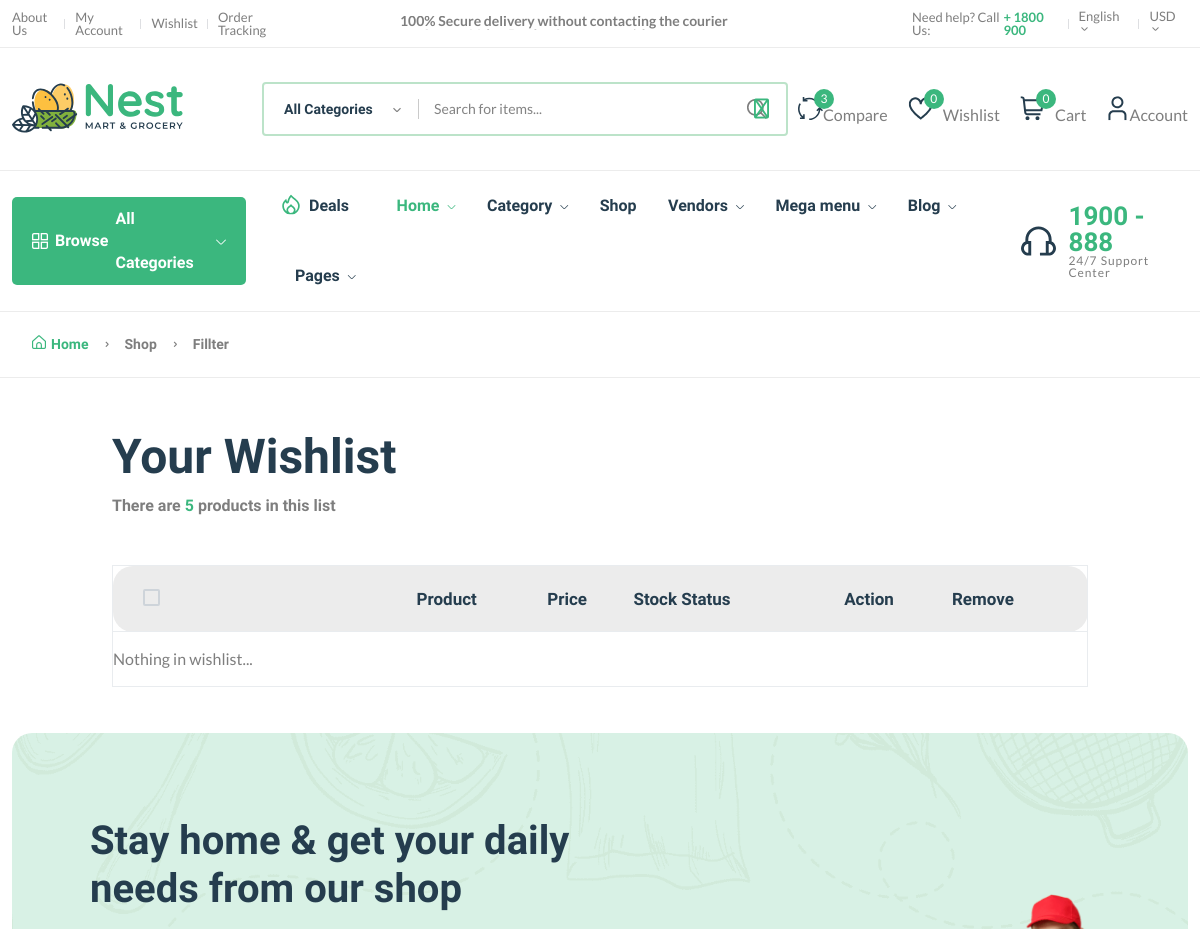
Page /wishlist/ (signed in, upper part) on the earlier database version.
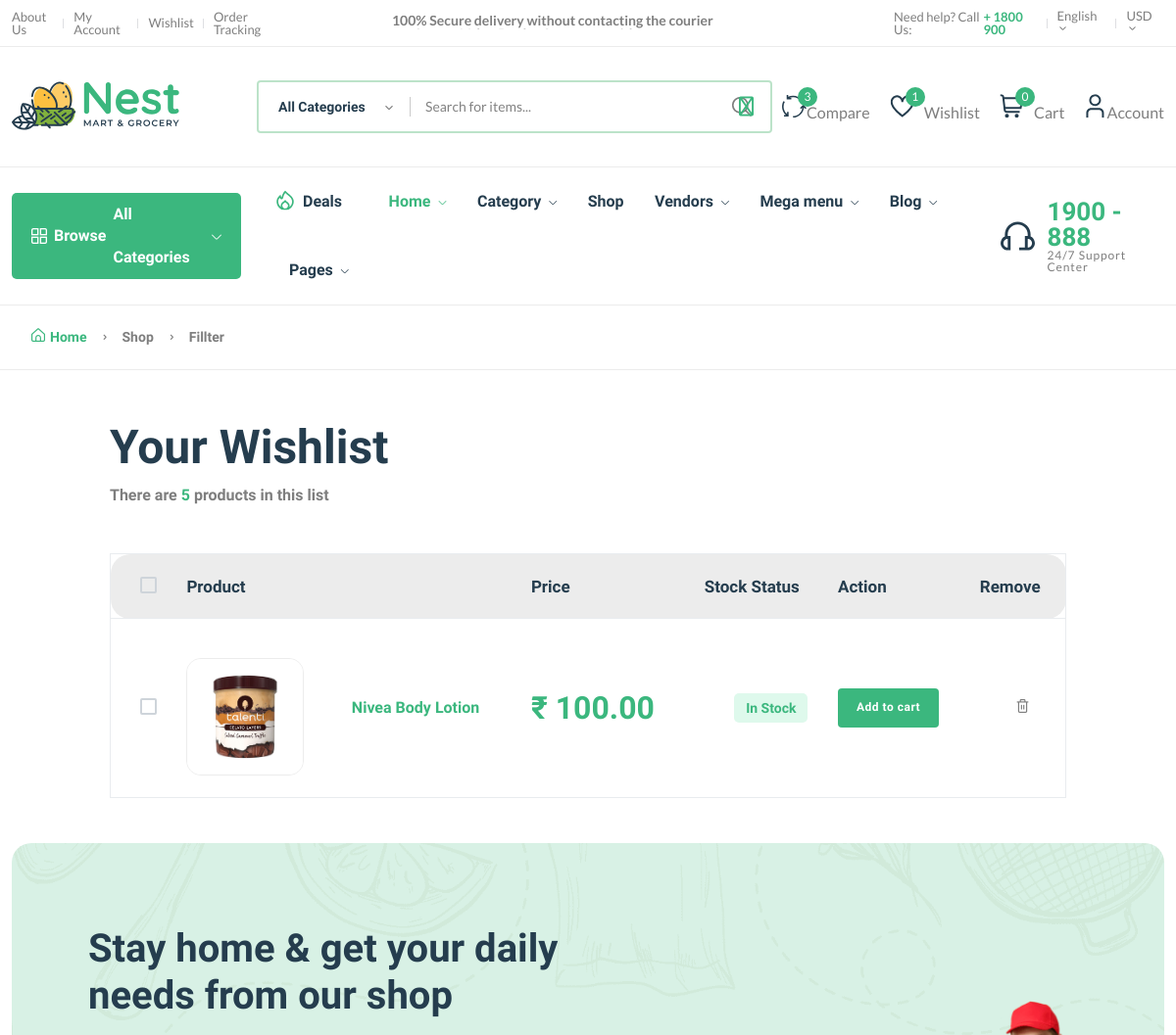
Same page on the later database version.
### core/models.py (models this page shows, shortened)
class Wishlist(models.Model):
    user = models.ForeignKey(User, on_delete=models.SET_NULL, null=True)
    product = models.ForeignKey(Product, on_delete=models.SET_NULL, null=True)
    date = models.DateTimeField(
        auto_now_add=True,
    )
    class Meta:
        verbose_name_plural = "Wishlists"

class Product(models.Model):
    pid = ShortUUIDField(unique=True, length=10, max_length=20, alphabet="abcdef12345")
    user = models.ForeignKey(User, on_delete=models.SET_NULL, null=True)
    category = models.ForeignKey(
        Category, on_delete=models.SET_NULL, null=True, related_name="category"
    )
    vendor = models.ForeignKey(
        Vendor, on_delete=models.SET_NULL, null=True, related_name="vendor"
    )
    title = models.CharField(max_length=100, default="Automated Type")
    image = models.ImageField(upload_to=user_directory_path, default="product.jpg")
    description = RichTextUploadingField(
        null=True, blank=True, default="This is Product Desc."
    )
    price = models.DecimalField(
        max_digits=999999999999999, decimal_places=2, default="199"
    )
    old_price = models.DecimalField(
        max_digits=999999999999999, decimal_places=2, default="299"
    )
    specifications = RichTextUploadingField(
        null=True, blank=True, default="This is Automated specs."
    )
    type = models.CharField(
        max_length=100, default="Automated Title", blank=True, null=True
    )
    life = models.CharField(max_length=100, default="100 Days", blank=True, null=True)
    stock_count = models.PositiveIntegerField(default="7", blank=True, null=True)
    mfd = models.DateTimeField(auto_now_add=False, blank=True, null=True)
    tags = TaggableManager(blank=True)
    product_status = models.CharField(
        choices=STATUS, max_length=10, default="in_review"
    )
    status = models.BooleanField(default=True)
    in_stock = models.BooleanField(default=True)
    featured = models.BooleanField(default=False)
    digital = models.BooleanField(default=False)
    sku = ShortUUIDField(
        unique=True, length=4, max_length=10, prefix="sku", alphabet="1234567890"
    )
    date = models.DateTimeField(
        auto_now_add=True,
    )
    updated = models.DateTimeField(null=True, blank=True)
    class Meta:
        verbose_name_plural = "Product"

### core/views.py (the view)
# urls.py: path("wishlist/", views.wishlist_view, name="wishlist"),
@login_required
def wishlist_view(request):
    wishlist = Wishlist.objects.all()
    context = {"w": wishlist}
    return render(request, "core/wishlist.html", context)

### core/context_processor.py (called while the page is built)
def default(request):
    categories = Category.objects.all()
    vendors = Vendor.objects.all()
    min_max_price = Product.objects.aggregate(Min("price"), Max("price"))
    try:
        wishlist = Wishlist.objects.filter(user=request.user)
    except:
        messages.warning(request, "Please login to access wishlist!")
        wishlist = 0
    try:
        address = Address.objects.get(user=request.user)
    except:
        address = None
    return {
        "categories": categories,
        "wishlist": wishlist,
        "address": address,
        "vendors": vendors,
        "min_max_price": min_max_price,
    }

### templates/core/wishlist.html (shortened to what this page needs)
{% extends 'partials/base.html' %}
{% load static %}
{% block content %}
  <main class="main" id="wishlist-list">
    <div class="page-header breadcrumb-wrap">
      <div class="container">
        <div class="breadcrumb">
          <a href="index.html" rel="nofollow"><i class="fi-rs-home mr-5"></i>Home</a>
          <span></span> Shop <span></span> Fillter
        </div>
      </div>
    </div>
    <div class="container mb-30 mt-50">
      <div class="row">
        <div class="col-xl-10 col-lg-12 m-auto">
          <div class="mb-50">
            <h1 class="heading-2 mb-10">Your Wishlist</h1>
            <h6 class="text-body">There are <span class="text-brand">5</span> products in this list</h6>
          </div>
          <div class="table-responsive shopping-summery">
            <table class="table table-wishlist">
              <thead>
                <tr class="main-heading">
                  <th class="custome-checkbox start pl-30">
                    <label class="form-check-label" for="exampleCheckbox11"></label>
                  </th>
                  <th scope="col" colspan="2">Product</th>
                  <th scope="col">Price</th>
                  <th scope="col">Stock Status</th>
                  <th scope="col">Action</th>
                  <th scope="col" class="end">Remove</th>
                </tr>
              </thead>
              <tbody>
                {% for w in w %}
                  <tr class="pt-30">
                    <td class="custome-checkbox pl-30">
                      <label class="form-check-label" for="exampleCheckbox1"></label>
                    </td>
                    <td class="image product-thumbnail pt-40">
                      <img src="{{ w.product.image.url }}" alt="#" />
                    </td>
                    <td class="product-des product-name">
                      <h6><a class="product-name mb-10" href="{% url 'core:product-detail' w.product.pid %}">{{ w.product.title|truncatechars:20 }}</a></h6>
                    </td>
                    <td class="price" data-title="Price">
                      <h3 class="text-brand current-product-price-{{w.product.id}}">₹ {{ w.product.price }}</h3>
                  </td>
                    <td class="text-center detail-info" data-title="Stock">
                      {% if w.product.in_stock %}
                        <span class="stock-status in-stock mb-0">In Stock</span>
                      {% else %}
                        <span class="stock-status out-stock mb-0">Out of stock</span>
                      {% endif %}
                    </td>
                    <td class="text-right" data-title="Cart">
                      <button class="btn btn-sm add-to-cart-btn" data-index="{{w.product.id}}">Add to cart</button>
                    </td>
                    <td class="action text-center" data-title="Remove">
                      <button style="border:none; background:none; " data-wishlist-product="{{w.id}}" class="text-body delete-wishlist-product"><i class="fi-rs-trash"></i></button >
                    </td>
                  </tr>
                  {% empty %}
                  <tr>
                    <td>
                      <p>Nothing in wishlist...</p>
                    </td>
                  </tr>
                {% endfor %}
              </tbody>
            </table>
          </div>
        </div>
      </div>
    </div>
  </main>
{% endblock %}

### templates/partials/base.html (shortened to what this page needs)
<!DOCTYPE html>
{% load static %}
<html class="no-js" lang="en">
  <head>
    <link rel="stylesheet" href="{% static 'assets/css/plugins/slider-range.css' %}" />
    <link rel="stylesheet" href="{% static 'assets/css/main.css' %}" />
    <link rel="stylesheet" href="https://cdnjs.cloudflare.com/ajax/libs/font-awesome/6.5.1/css/all.min.css" />
    <link rel="stylesheet" href="https://cdnjs.cloudflare.com/ajax/libs/font-awesome/6.5.1/css/fontawesome.min.css" />
  </head>
  <body>
    <header class="header-area header-style-1 header-height-2">
      <div class="header-top header-top-ptb-1 d-none d-lg-block">
        <div class="container">
          <div class="row align-items-center">
            <div class="col-xl-3 col-lg-4">
              <div class="header-info">
                <ul>
                  <li>
                    <a href="page-about.htlm">About Us</a>
                  </li>
                  <li>
                    <a href="page-account.html">My Account</a>
                  </li>
                  <li>
                    <a href="shop-wishlist.html">Wishlist</a>
                  </li>
                  <li>
                    <a href="shop-order.html">Order Tracking</a>
                  </li>
                </ul>
              </div>
            </div>
            <div class="col-xl-6 col-lg-4">
              <div class="text-center">
                <div id="news-flash" class="d-inline-block">
                  <ul>
                    <li>100% Secure delivery without contacting the courier</li>
                  </ul>
                </div>
              </div>
            </div>
            <div class="col-xl-3 col-lg-4">
              <div class="header-info header-info-right">
                <ul>
                  <li>
                    Need help? Call Us: <strong class="text-brand">+ 1800 900</strong>
                  </li>
                  <li>
                    <a class="language-dropdown-active" href="#">English <i class="fi-rs-angle-small-down"></i></a>
                  </li>
                  <li>
                    <a class="language-dropdown-active" href="#">USD <i class="fi-rs-angle-small-down"></i></a>
                  </li>
                </ul>
              </div>
            </div>
          </div>
        </div>
      </div>
      <div class="header-middle header-middle-ptb-1 d-none d-lg-block">
        <div class="container">
          <div class="header-wrap">
            <div class="logo logo-width-1">
              <a href="index.html"><img src="{% static 'assets/imgs/theme/logo.svg' %}" alt="logo" /></a>
            </div>
            <div class="header-right">
              <div class="search-style-2">
                <form action="{% url 'core:search' %}" method="GET">
                  <input type="text" placeholder="Search for items..." name="q" />
                  <button class="fas fa-search" type="submit"></button>
                </form>
              </div>
              <div class="header-action-right">
                <div class="header-action-2">
                  <div class="header-action-icon-2">
                    <a href="shop-compare.html">
                      <img class="svgInject" alt="Nest" src="{% static 'assets/imgs/theme/icons/icon-compare.svg' %}" />
                      <span class="pro-count blue">3</span>
                    </a>
                    <a href="shop-compare.html"><span class="lable ml-0">Compare</span></a>
                  </div>
                  <div class="header-action-icon-2">
                    <a href="{% url 'core:wishlist' %}">
                      <img class="svgInject" alt="Nest" src="{% static 'assets/imgs/theme/icons/icon-heart.svg' %}" />
                      <span class="pro-count blue">{{wishlist.count}}</span>
                    </a>
                    <a href="{% url 'core:wishlist' %}"><span class="lable">Wishlist</span></a>
                  </div>
                  <div class="header-action-icon-2">
                    <a class="mini-cart-icon" href="{% url 'core:cart' %}">
                      <img alt="Nest" src="{% static 'assets/imgs/theme/icons/icon-cart.svg' %}" />
                      <span class="pro-count blue cart-items-count">{{ request.session.cart_data_obj|length }}</span>
                    </a>
                    <a href="{% url 'core:cart' %}"><span class="lable">Cart</span></a>
                  </div>
                  <div class="header-action-icon-2">
                    <a href="page-account.html"><img class="svgInject" alt="Nest" src="{% static 'assets/imgs/theme/icons/icon-user.svg' %}" /></a>
                    <a href="page-account.html"><span class="lable ml-0">Account</span></a>
                  </div>
                </div>
              </div>
            </div>
          </div>
        </div>
      </div>
      <div class="header-bottom header-bottom-bg-color sticky-bar">
        <div class="container">
          <div class="header-wrap header-space-between position-relative">
            <div class="header-nav d-none d-lg-flex">
              <div class="main-categori-wrap d-none d-lg-block">
                <a class="categories-button-active" href="#">
                  <span class="fi-rs-apps"></span> <span class="et">Browse</span> All Categories
                  <i class="fi-rs-angle-down"></i>
                </a>
              </div>
              <div class="main-menu main-menu-padding-1 main-menu-lh-2 d-none d-lg-block font-heading">
                <nav>
                  <ul>
                    <li class="hot-deals">
                      <img src="{% static 'assets/imgs/theme/icons/icon-hot.svg' %}" alt="hot deals" /><a href="shop-grid-right.html">Deals</a>
                    </li>
                    <li>
                      <a class="active" href="/">Home <i class="fi-rs-angle-down"></i></a>
                    </li>
                    <li>
                      <a href="shop-grid-right.html">Category <i class="fi-rs-angle-down"></i></a>
                    </li>
                    <li>
                      <a href="{% url 'core:product-list' %}">Shop</a>
                    </li>
                    <li>
                      <a href="#">Vendors <i class="fi-rs-angle-down"></i></a>
                    </li>
                    <li class="position-static">
                      <a href="#">Mega menu <i class="fi-rs-angle-down"></i></a>
                    </li>
                    <li>
                      <a href="blog-category-grid.html">Blog <i class="fi-rs-angle-down"></i></a>
                    </li>
                    <li>
                      <a href="#">Pages <i class="fi-rs-angle-down"></i></a>
                    </li>
                  </ul>
                </nav>
              </div>
            </div>
            <div class="hotline d-none d-lg-flex">
              <img src="{% static 'assets/imgs/theme/icons/icon-headphone.svg' %}" alt="hotline" />
              <p>
                1900 - 888<span>24/7 Support Center</span>
              </p>
            </div>
          </div>
        </div>
      </div>
    </header>
    {% block content %}
    {% endblock %}
    <footer class="main">
      <section class="newsletter mb-15">
        <div class="container">
          <div class="row">
            <div class="col-lg-12">
              <div class="position-relative newsletter-inner">
                <div class="newsletter-content">
                  <h2 class="mb-20">
                    Stay home & get your daily <br />
                    needs from our shop
                  </h2>
                </div>
                <img src="{% static 'assets/imgs/banner/banner-9.png' %}" alt="newsletter" />
              </div>
            </div>
          </div>
        </div>
      </section>
    </footer>
  </body>
</html>

Differences in the rows shown:
added Wishlist: product.image (picture), product "Nivea Body Lotion", product.price "100.00", shows "In Stock"
Other differences:
{{ wishlist.count }}: "0" → "1"
text no longer shown: "Nothing in wishlist..."
